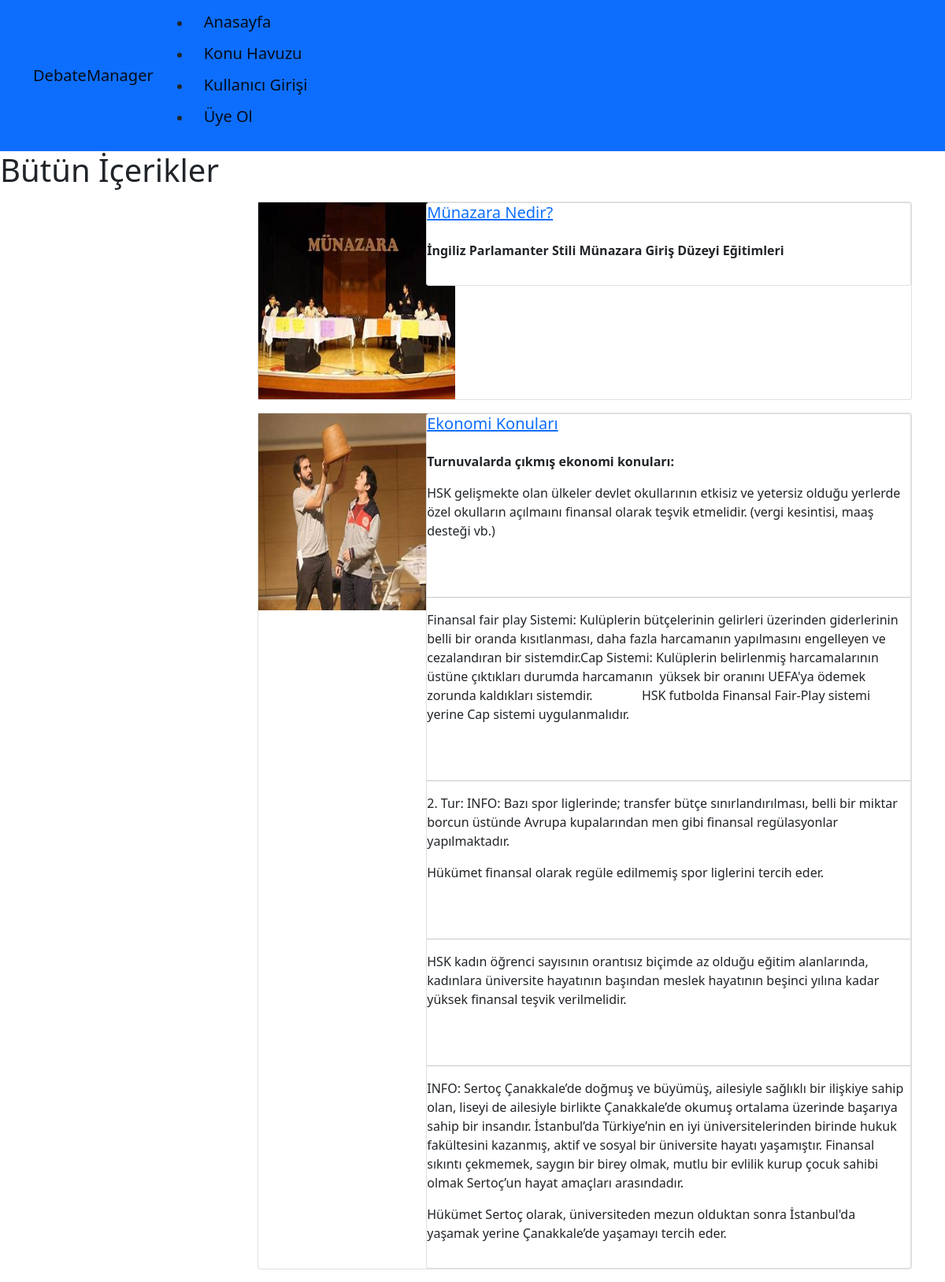
The app's page /category/ekonomi/ with its own data.
### DM/models.py (models this page shows, shortened)
class Blog(models.Model):
    title = models.CharField(max_length=200)
    image = models.CharField(max_length=50)
    description = RichTextField()
    is_active = models.BooleanField(default=False)
    is_home = models.BooleanField(default=False)
    slug = models.SlugField(null=False, blank=True, unique=True, db_index=True, editable=False)
    categories = models.ManyToManyField(Category)

### DM/views.py (the view)
# urls.py: path("category/<slug:slug>/", views.blogs_by_category, name="blogs_by_category"),
def blogs_by_category(request, slug):
    category = get_object_or_404(Category, slug=slug)
    blogs = Blog.objects.filter(is_active=True, categories__slug=slug)
    context = {
        "category": category,
        "blogs": blogs,
    }
    return render(request, "DM/blogs.html", context)

### DM/templates/DM/blogs.html (shortened to what this page needs)
{% extends "base.html" %}
{% block content %}
<h1> Bütün İçerikler</h1>
<div class="container mt-3">
    <div class="row">
        <div class="col-3">
        </div>
        <div class="col-9">
            {% for blog in blogs %}
                <section class="{{blog.title}}">
                {% if blog.is_active %}
                    {% include 'partials/_DM.html' %}
                {% endif %}
            {% endfor %}
        </section>
        </div>
    </div>
</div>
{% endblock %}

### DM/templates/partials/_DM.html
{% load static %}
<div class="card mb-3">
    <div class="row">
        <div class="col-md-3">
            <img src="{% static 'img/'|add:blog.image %}" alt="" width="250" height="250">
        </div>
        <div class="col-md-9">
            <div class="card body">
                <h5 class="card-title">
                    <a href="{% url 'blog_details' blog.slug %}">
                        {{ blog.title }}
                    </a>
                </h5>
                <p class="card-text">{{ blog.description|safe }}</p>
            </div>
        </div>
    </div>
</div>

### records on screen
Blog: image (picture), title "Münazara Nedir?", description "İngiliz Parlamanter Stili Münazara Giriş Düzeyi Eğitimleri"
Blog: image (picture), title "Ekonomi Konuları", description "Turnuvalarda çıkmış ekonomi konuları: HSK gelişmekte olan ülkeler devlet okullarının etkisiz ve yetersiz olduğu yerlerde özel okulların açılmaını finansal olarak teşvik etmelidir. (vergi kesintisi, maaş desteği vb.) Finansal fair play Sistemi: Kulüplerin bütçelerinin gelirleri üzerinden giderlerinin belli bir oranda kısıtlanması, daha fazla harcamanın yapılmasını engelleyen ve cezalandıran bir sistemdir.Cap Sistemi: Kulüplerin belirlenmiş harcamalarının üstüne çıktıkları durumda harcamanın yüksek bir oranını UEFA'ya ödemek zorunda kaldıkları sistemdir. HSK futbolda Finansal Fair-Play sistemi yerine Cap sistemi uygulanmalıdır. 2. Tur: INFO: Bazı spor liglerinde; transfer bütçe…"
